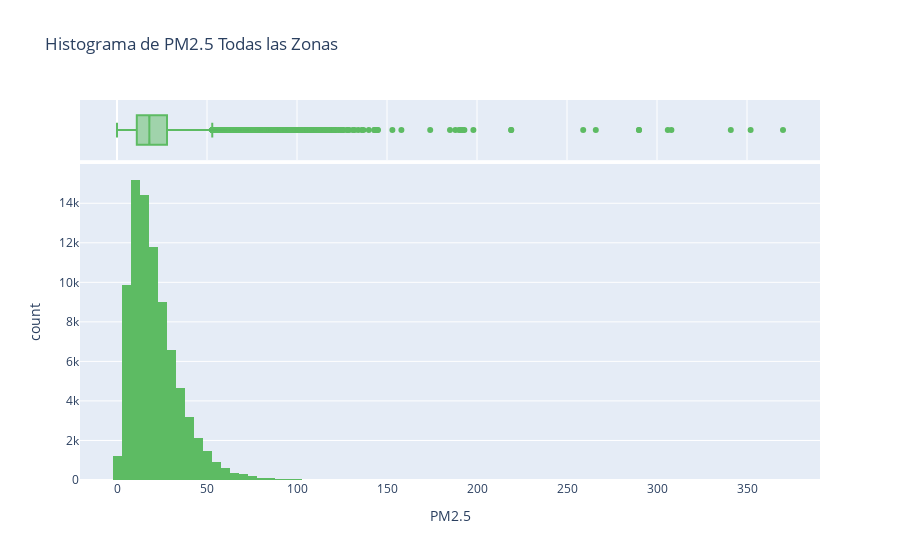

Write notebook code for a chart like this one.
### Code cell
# Histograma PM2.5 de todas las zonas

fig = px.histogram(
    total_df,
    x="PM2.5",
    marginal="box",
    nbins=100,
    title="Histograma de PM2.5\nTodas las Zonas",
    color_discrete_sequence=["#5DBB63"],
)
fig.show()

### Figure 1 — Plotly figure (JSON) as saved in the notebook; plotly's stock layout.template omitted (floating-point values rounded to 4 significant figures; data arrays with more than 128 entries replaced by an {"elided": "..."} marker saying what was removed)
{"data": [{"alignmentgroup": "True", "bingroup": "x", "hovertemplate": "PM2.5=%{x}<br>count=%{y}<extra></extra>", "legendgroup": "", "marker": {"color": "#5DBB63", "pattern": {"shape": ""}}, "name": "", "nbinsx": 100, "offsetgroup": "", "orientation": "v", "showlegend": false, "type": "histogram", "x": {"elided": "95371 float values"}, "xaxis": "x", "yaxis": "y"}, {"alignmentgroup": "True", "hovertemplate": "PM2.5=%{x}<extra></extra>", "legendgroup": "", "marker": {"color": "#5DBB63"}, "name": "", "notched": true, "offsetgroup": "", "showlegend": false, "type": "box", "x": {"elided": "95371 float values"}, "xaxis": "x2", "yaxis": "y2"}], "layout": {"barmode": "relative", "legend": {"tracegroupgap": 0}, "title": {"text": "Histograma de PM2.5\nTodas las Zonas"}, "xaxis": {"anchor": "y", "domain": [0, 1], "title": {"text": "PM2.5"}}, "xaxis2": {"anchor": "y2", "domain": [0, 1], "matches": "x", "showgrid": true, "showticklabels": false}, "yaxis": {"anchor": "x", "domain": [0, 0.8316], "title": {"text": "count"}}, "yaxis2": {"anchor": "x2", "domain": [0.8416, 1], "matches": "y2", "showgrid": false, "showline": false, "showticklabels": false, "ticks": ""}}}
